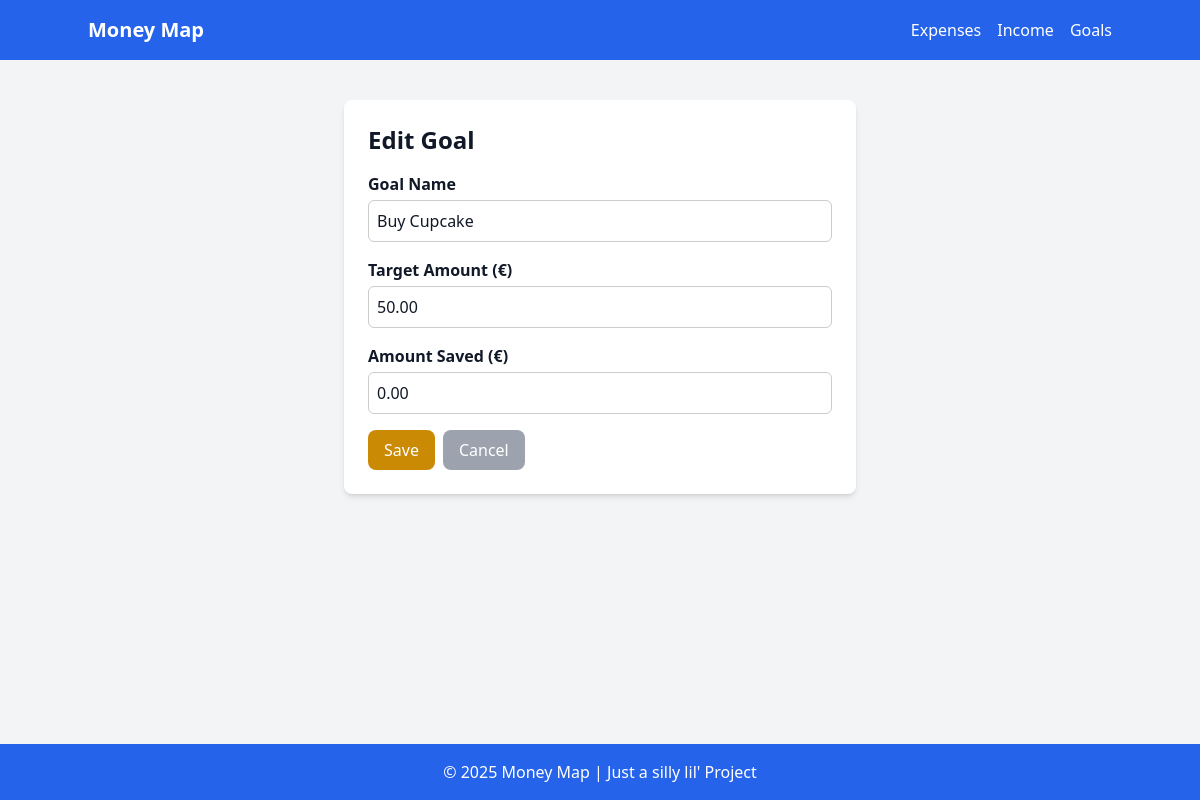
The page /saving-goals/1/update/ (signed in) on the database as committed earlier.
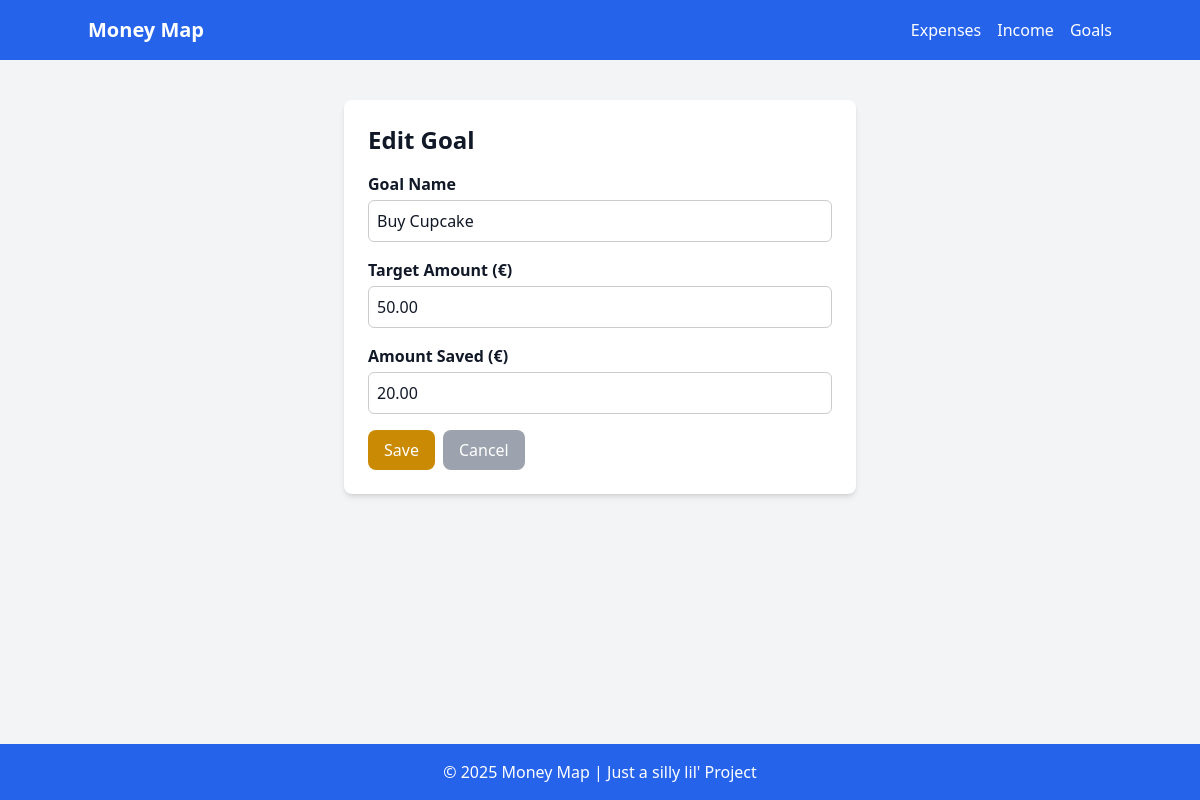
The same page on the database as committed later.
### main/models.py (models this page shows, shortened)
class Goal(models.Model):
    name = models.CharField(max_length=20)
    amount = models.DecimalField(max_digits=10, decimal_places=2, default=0.00)
    saved = models.DecimalField(max_digits=10, decimal_places=2, default=0.00)
    user = models.ForeignKey(User, default=1, on_delete=models.CASCADE)

### main/views.py (the view)
# urls.py: path('saving-goals/<int:pk>/update/', GoalUpdate.as_view(), name='goal_update'),
class GoalUpdate(BaseUpdateView):
    model = Goal
    fields = ['name', 'amount', 'saved']
    template_name = 'main/goal_form.html'

### templates/main/goal_form.html (shortened to what this page needs)
{% extends 'base.html' %}
{% block content %}
<div class="max-w-lg mx-auto bg-white p-6 rounded-lg shadow-md">
    <h1 class="text-2xl font-bold mb-4">{{ form.instance.pk|yesno:"Edit Goal,Add Goal" }}</h1>
    <form method="post" class="space-y-4">
        <div>
            <label for="id_name" class="block font-semibold">Goal Name</label>
            {{ form.name }}
        </div>
        <div>
            <label for="id_amount" class="block font-semibold">Target Amount (€)</label>
            {{ form.amount }}
        </div>
        <div>
            <label for="id_saved" class="block font-semibold">Amount Saved (€)</label>
            {{ form.saved }}
        </div>
        <div class="flex space-x-2">
            <button type="submit" class="bg-yellow-600 text-white px-4 py-2 rounded-lg hover:bg-yellow-700">Save</button>
            <a href="{% url 'goal_list' %}" class="bg-gray-400 text-white px-4 py-2 rounded-lg hover:bg-gray-500">Cancel</a>
        </div>
    </form>
</div>
{% endblock %}

Rows that differ between the two databases and show on the page:
changed Goal "Edit Goal": saved "0.00" → "20.00"
